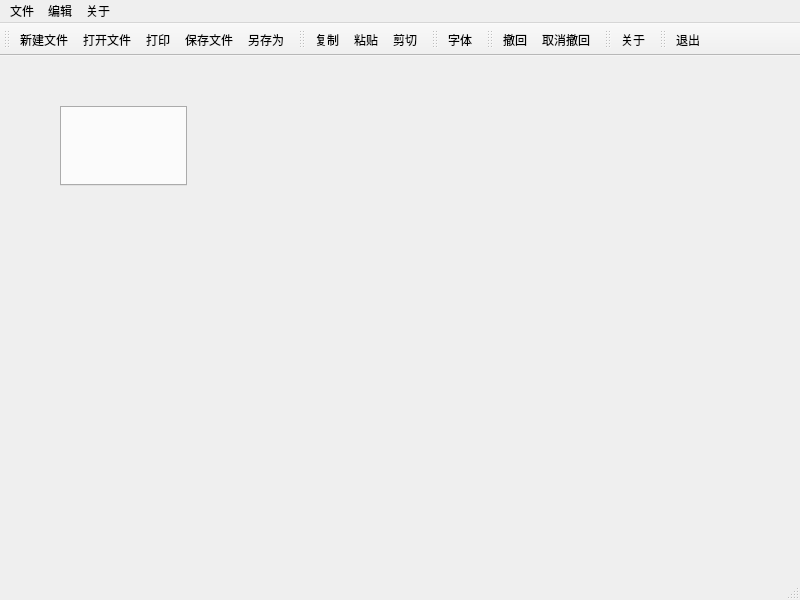
<?xml version="1.0" encoding="UTF-8"?>
<ui version="4.0">
 <class>MainWindow</class>
 <widget class="QMainWindow" name="MainWindow">
  <property name="geometry">
   <rect>
    <x>0</x>
    <y>0</y>
    <width>800</width>
    <height>600</height>
   </rect>
  </property>
  <property name="windowTitle">
   <string>MainWindow</string>
  </property>
  <widget class="QWidget" name="centralwidget">
   <widget class="QTabWidget" name="tabWidget">
    <property name="geometry">
     <rect>
      <x>60</x>
      <y>50</y>
      <width>127</width>
      <height>80</height>
     </rect>
    </property>
    <property name="tabShape">
     <enum>QTabWidget::Rounded</enum>
    </property>
    <property name="currentIndex">
     <number>-1</number>
    </property>
    <property name="elideMode">
     <enum>Qt::ElideMiddle</enum>
    </property>
    <property name="tabsClosable">
     <bool>true</bool>
    </property>
    <property name="movable">
     <bool>true</bool>
    </property>
   </widget>
  </widget>
  <widget class="QMenuBar" name="menubar">
   <property name="geometry">
    <rect>
     <x>0</x>
     <y>0</y>
     <width>800</width>
     <height>21</height>
    </rect>
   </property>
   <widget class="QMenu" name="menu">
    <property name="title">
     <string>文件</string>
    </property>
    <widget class="QMenu" name="recent">
     <property name="title">
      <string>最近打开</string>
     </property>
    </widget>
    <addaction name="action_new"/>
    <addaction name="action_open"/>
    <addaction name="separator"/>
    <addaction name="recent"/>
    <addaction name="action_save"/>
    <addaction name="action_save_as"/>
    <addaction name="separator"/>
    <addaction name="action_print"/>
    <addaction name="separator"/>
    <addaction name="action_exit"/>
   </widget>
   <widget class="QMenu" name="menu_2">
    <property name="title">
     <string>编辑</string>
    </property>
    <addaction name="action_copy"/>
    <addaction name="action_paste"/>
    <addaction name="action_cut"/>
    <addaction name="separator"/>
    <addaction name="separator"/>
    <addaction name="action_font"/>
   </widget>
   <widget class="QMenu" name="menu_3">
    <property name="title">
     <string>关于</string>
    </property>
    <addaction name="action_about"/>
   </widget>
   <addaction name="menu"/>
   <addaction name="menu_2"/>
   <addaction name="menu_3"/>
  </widget>
  <widget class="QStatusBar" name="statusbar"/>
  <widget class="QToolBar" name="toolBar">
   <property name="windowTitle">
    <string>toolBar</string>
   </property>
   <attribute name="toolBarArea">
    <enum>TopToolBarArea</enum>
   </attribute>
   <attribute name="toolBarBreak">
    <bool>false</bool>
   </attribute>
   <addaction name="action_new"/>
   <addaction name="action_open"/>
   <addaction name="action_print"/>
   <addaction name="action_save"/>
   <addaction name="action_save_as"/>
  </widget>
  <widget class="QToolBar" name="toolBar_2">
   <property name="windowTitle">
    <string>toolBar_2</string>
   </property>
   <attribute name="toolBarArea">
    <enum>TopToolBarArea</enum>
   </attribute>
   <attribute name="toolBarBreak">
    <bool>false</bool>
   </attribute>
   <addaction name="action_copy"/>
   <addaction name="action_paste"/>
   <addaction name="action_cut"/>
  </widget>
  <widget class="QToolBar" name="toolBar_3">
   <property name="windowTitle">
    <string>toolBar_3</string>
   </property>
   <attribute name="toolBarArea">
    <enum>TopToolBarArea</enum>
   </attribute>
   <attribute name="toolBarBreak">
    <bool>false</bool>
   </attribute>
   <addaction name="action_font"/>
  </widget>
  <widget class="QToolBar" name="toolBar_4">
   <property name="windowTitle">
    <string>toolBar_4</string>
   </property>
   <attribute name="toolBarArea">
    <enum>TopToolBarArea</enum>
   </attribute>
   <attribute name="toolBarBreak">
    <bool>false</bool>
   </attribute>
   <addaction name="action_undo"/>
   <addaction name="action_redo"/>
  </widget>
  <widget class="QToolBar" name="toolBar_5">
   <property name="windowTitle">
    <string>toolBar_5</string>
   </property>
   <attribute name="toolBarArea">
    <enum>TopToolBarArea</enum>
   </attribute>
   <attribute name="toolBarBreak">
    <bool>false</bool>
   </attribute>
   <addaction name="action_about"/>
  </widget>
  <widget class="QToolBar" name="toolBar_6">
   <property name="windowTitle">
    <string>toolBar_6</string>
   </property>
   <attribute name="toolBarArea">
    <enum>TopToolBarArea</enum>
   </attribute>
   <attribute name="toolBarBreak">
    <bool>false</bool>
   </attribute>
   <addaction name="action_exit"/>
  </widget>
  <action name="action_new">
   <property name="icon">
    <iconset resource="../../images.qrc">
     <normaloff>:/images/new.png</normaloff>:/images/new.png</iconset>
   </property>
   <property name="text">
    <string>新建文件</string>
   </property>
   <property name="shortcut">
    <string>Ctrl+N</string>
   </property>
  </action>
  <action name="action_open">
   <property name="icon">
    <iconset resource="../../images.qrc">
     <normaloff>:/images/open.png</normaloff>:/images/open.png</iconset>
   </property>
   <property name="text">
    <string>打开文件</string>
   </property>
   <property name="shortcut">
    <string>Ctrl+O</string>
   </property>
  </action>
  <action name="action_save">
   <property name="icon">
    <iconset resource="../../images.qrc">
     <normaloff>:/images/save.png</normaloff>:/images/save.png</iconset>
   </property>
   <property name="text">
    <string>保存文件</string>
   </property>
   <property name="shortcut">
    <string>Ctrl+S</string>
   </property>
  </action>
  <action name="action_save_as">
   <property name="icon">
    <iconset resource="../../images.qrc">
     <normaloff>:/images/save_as.png</normaloff>:/images/save_as.png</iconset>
   </property>
   <property name="text">
    <string>另存为</string>
   </property>
   <property name="shortcut">
    <string>Ctrl+Shift+S</string>
   </property>
  </action>
  <action name="action_paste">
   <property name="icon">
    <iconset resource="../../images.qrc">
     <normaloff>:/images/paste.png</normaloff>:/images/paste.png</iconset>
   </property>
   <property name="text">
    <string>粘贴</string>
   </property>
   <property name="shortcut">
    <string>Ctrl+V</string>
   </property>
  </action>
  <action name="action_cut">
   <property name="icon">
    <iconset resource="../../images.qrc">
     <normaloff>:/images/cut.png</normaloff>:/images/cut.png</iconset>
   </property>
   <property name="text">
    <string>剪切</string>
   </property>
   <property name="shortcut">
    <string>Ctrl+X</string>
   </property>
  </action>
  <action name="action_copy">
   <property name="icon">
    <iconset resource="../../images.qrc">
     <normaloff>:/images/copy.png</normaloff>:/images/copy.png</iconset>
   </property>
   <property name="text">
    <string>复制</string>
   </property>
   <property name="shortcut">
    <string>Ctrl+C</string>
   </property>
  </action>
  <action name="action_font">
   <property name="icon">
    <iconset resource="../../images.qrc">
     <normaloff>:/images/font.png</normaloff>:/images/font.png</iconset>
   </property>
   <property name="text">
    <string>字体</string>
   </property>
   <property name="shortcut">
    <string>Ctrl+Shift+F</string>
   </property>
  </action>
  <action name="action_about">
   <property name="icon">
    <iconset resource="../../images.qrc">
     <normaloff>:/images/info.png</normaloff>:/images/info.png</iconset>
   </property>
   <property name="text">
    <string>关于</string>
   </property>
   <property name="shortcut">
    <string>Ctrl+Shift+I</string>
   </property>
  </action>
  <action name="action_undo">
   <property name="icon">
    <iconset resource="../../images.qrc">
     <normaloff>:/images/edit_undo.png</normaloff>:/images/edit_undo.png</iconset>
   </property>
   <property name="text">
    <string>撤回</string>
   </property>
   <property name="shortcut">
    <string>Ctrl+Z</string>
   </property>
  </action>
  <action name="action_redo">
   <property name="icon">
    <iconset resource="../../images.qrc">
     <normaloff>:/images/edit_redo.png</normaloff>:/images/edit_redo.png</iconset>
   </property>
   <property name="text">
    <string>取消撤回</string>
   </property>
   <property name="shortcut">
    <string>Ctrl+Shift+Z</string>
   </property>
  </action>
  <action name="action_exit">
   <property name="icon">
    <iconset resource="../../images.qrc">
     <normaloff>:/images/exit.png</normaloff>:/images/exit.png</iconset>
   </property>
   <property name="text">
    <string>退出</string>
   </property>
   <property name="shortcut">
    <string>Esc</string>
   </property>
  </action>
  <action name="action_print">
   <property name="icon">
    <iconset resource="../../images.qrc">
     <normaloff>:/images/print.png</normaloff>:/images/print.png</iconset>
   </property>
   <property name="text">
    <string>打印</string>
   </property>
   <property name="shortcut">
    <string>Ctrl+P</string>
   </property>
  </action>
 </widget>
 <resources>
  <include location="../../images.qrc"/>
 </resources>
 <connections/>
</ui>
